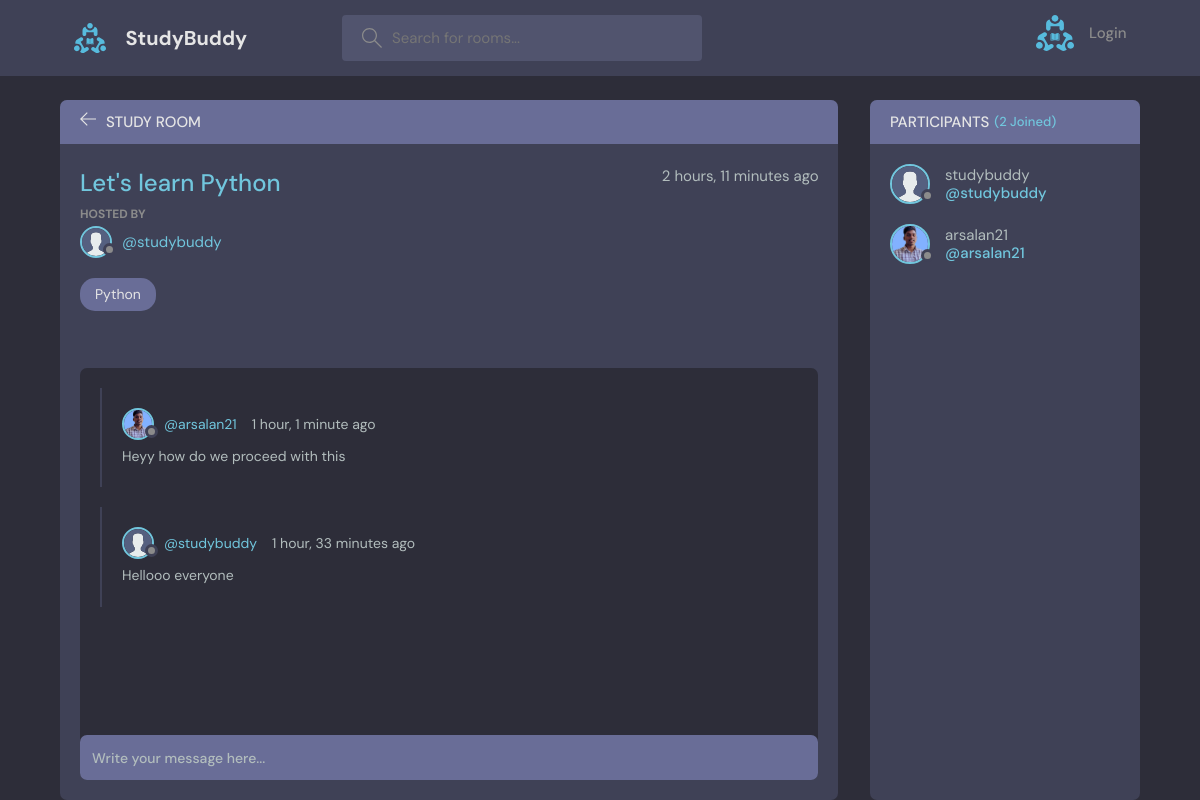
The page /room/1/ on the database its author committed.
### base/models.py (models this page shows, shortened)
class Room(models.Model):
    host = models.ForeignKey(User,on_delete=models.SET_NULL, null=True)
    topic = models.ForeignKey(Topic, on_delete=models.SET_NULL, null=True)  #One to many ... a topic can have multiple rooms... and if we set it to null we have to allow it to be null in the database as well so we say null=True
    name = models.CharField(max_length=150)
    description = models.TextField(null = True, blank=True)
    participants = models.ManyToManyField(User, related_name='participants',blank=True)
    updated = models.DateTimeField( auto_now=True) # takes timestamp at every update
    created = models.DateTimeField(auto_now_add=True)
    class Meta:
        ordering = ['-updated','-created']

class User(AbstractUser):
    name = models.CharField(max_length=200,null=True)
    email = models.EmailField(max_length=254,unique=True)
    bio = models.TextField(null=True)
    avatar = models.ImageField(null=True,default='avatar.svg')
    USERNAME_FIELD = 'email'
    REQUIRED_FIELDS = []

class Topic(models.Model):
    name = models.CharField(max_length=80)

class Message(models.Model):
    user = models.ForeignKey(User, on_delete = models.CASCADE)
    room = models.ForeignKey(Room, on_delete=models.CASCADE) # One to Many relationship
    body = models.TextField() #This will contain the message of the user
    updated = models.DateTimeField( auto_now=True) # takes timestamp at every update
    created = models.DateTimeField(auto_now_add=True)
    class Meta:
        ordering = ['-updated','-created']

### base/views.py (the view, shortened to what this page needs)
# urls.py: path('room/<str:pk>/',views.room, name='room'),
def room(request,pk):
    room = Room.objects.get(id=pk)
    room_messages = room.message_set.all()
    participants = room.participants.all()
    return render(request, 'base/room.html', {
        'room':room,
        'room_messages':room_messages,
        'participants':participants})

### base/templates/base/room.html (shortened to what this page needs)
{% extends "base.html" %}
{% block content %}
    <main class="profile-page layout layout--2">
      <div class="container">
        <div class="room">
          <div class="room__top">
            <div class="room__topLeft">
              <a href="{% url 'home' %}">
                <svg version="1.1" xmlns="http://www.w3.org/2000/svg" width="32" height="32" viewBox="0 0 32 32">
                  <title>arrow-left</title>
                  <path
                    d="M13.723 2.286l-13.723 13.714 13.719 13.714 1.616-1.611-10.96-10.96h27.625v-2.286h-27.625l10.965-10.965-1.616-1.607z"
                  ></path>
                </svg>
              </a>
              <h3>Study Room</h3>
            </div>
          </div>
          <div class="room__box scroll">
            <div class="room__header scroll">
              <div class="room__info">
                <h3>{{room.name}}</h3>
                <span>{{room.created|timesince}} ago</span>
              </div>
              <div class="room__hosted">
                <p>Hosted By</p>
                <a href='{% url "user-profile" room.host.id %}' class="room__author">
                  <div class="avatar avatar--small">
                    <img src="{{room.host.avatar.url}}" />
                  </div>
                  <span>@{{room.host.username}}</span>
                </a>
              </div>
              <span class="room__topics">{{room.topic.name}}</span>
            </div>
            <div class="room__conversation">
              <div class="threads scroll">
                {% for message in room_messages %}
                <div class="thread">
                  <div class="thread__top">
                    <div class="thread__author">
                      <a href="{% url 'user-profile' message.user.id %}" class="thread__authorInfo">
                        <div class="avatar avatar--small">
                          <img src="{{message.user.avatar.url}}" />
                        </div>
                        <span>@{{message.user.username}}</span>
                      </a>
                      <span class="thread__date">{{message.created|timesince}} ago</span>
                    </div>
                  </div>
                  <div class="thread__details">
                    {{message.body}}
                  </div>
                </div>
                {% endfor %}
              </div>
            </div>
          </div>
          <div class="room__message">
            <form action="" method='POST'>
              <input name="body" placeholder="Write your message here..." />
            </form>
          </div>
        </div>
        <div class="participants">
          <h3 class="participants__top">Participants <span>({{participants.count}} Joined)</span></h3>
          <div class="participants__list scroll">
            {% for user in participants %}
            <a href="profile.html" class="participant">
              <div class="avatar avatar--medium">
                <img src="{{user.avatar.url}}" />
              </div>
              <p>
                {{user.username}}
                <span>@{{user.username}}</span>
              </p>
            </a>
            {% endfor %}
          </div>
        </div>
      </div>
    </main>
{% endblock content %}

### rows shown on the page
Room: name "Let's learn Python", created "2 hours, 11 minutes", host.avatar (placeholder picture), host.username "studybuddy", topic.name "Python"
Message: user.avatar (picture), user.username "arsalan21", created "1 hour, 1 minute", body "Heyy how do we proceed with this"
Message: user.avatar (placeholder picture), user.username "studybuddy", created "1 hour, 33 minutes", body "Hellooo everyone"
User: avatar (placeholder picture), username "studybuddy"
User: avatar (picture), username "arsalan21"

### other values the page prints
{{ participants.count }} "2"
